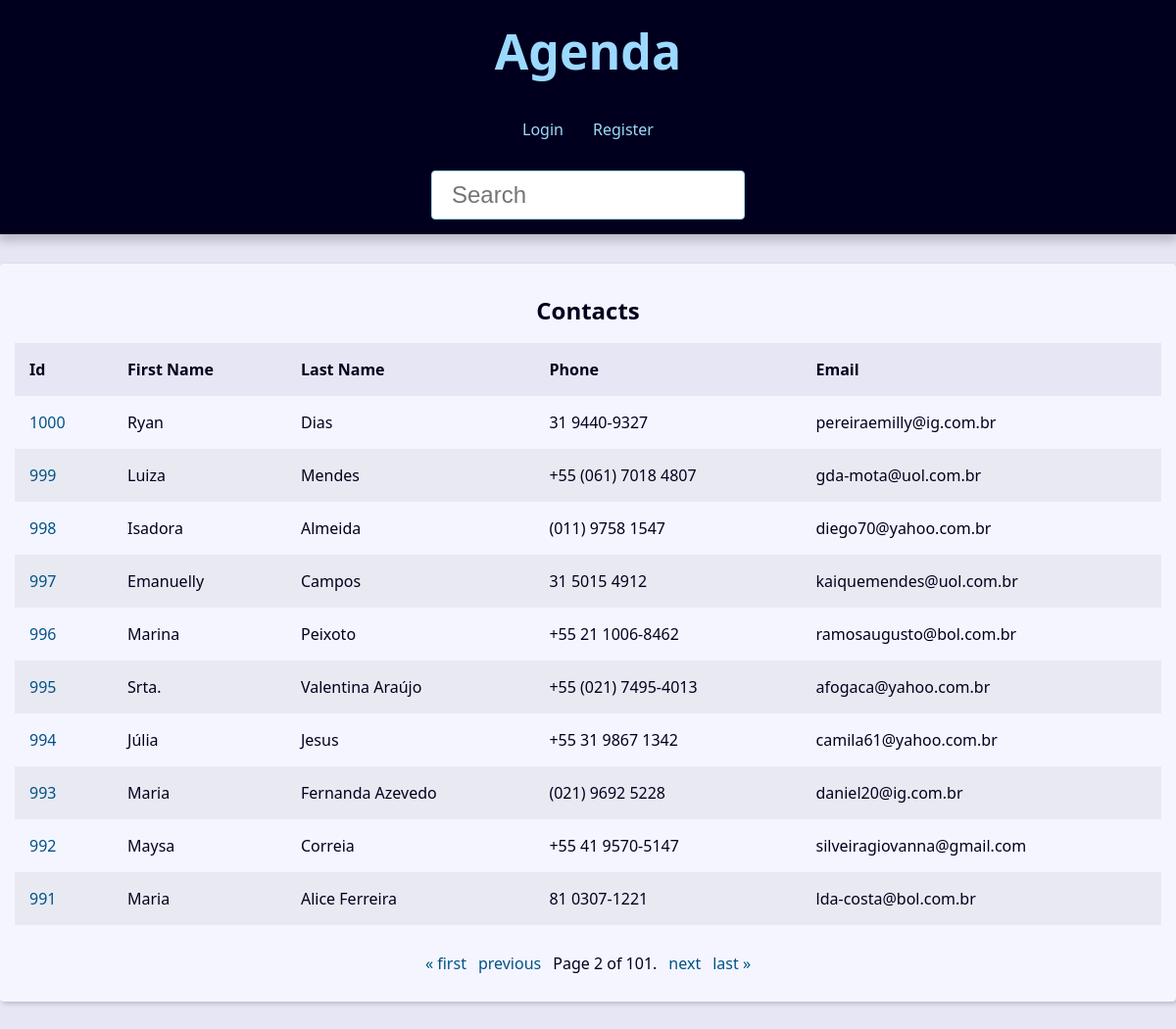
/?page=2&search=, run on the app's committed database.
### contact/models.py (models this page shows, shortened)
class Contact(models.Model):
  first_name = models.CharField(max_length=50)
  last_name = models.CharField(max_length=50, blank=True)
  phone = models.CharField(max_length=50)
  email = models.EmailField(max_length=250, blank=True)
  created = models.DateTimeField(default=timezone.now)
  description = models.TextField(blank=True)
  show = models.BooleanField(default=True)
  picture = models.ImageField(upload_to='pictures/%Y/%m/', blank=True, null=True)
  category = models.ForeignKey(Category, on_delete=models.SET_NULL, null=True, blank=True)
  owner = models.ForeignKey(User, on_delete=models.SET_NULL, null=True, blank=True)

### contact/views/contact_view.py (the view)
# urls.py: path('', view=views.index, name='index'),
def index(request):
    contacts = Contact.objects.filter(show=True).order_by('-id')
    paginator = Paginator(contacts, 10)
    page = request.GET.get('page')
    contacts = paginator.get_page(page)
    return render(request, 'contact/index.html', {'contacts': contacts})

### contact/templates/contact/index.html (shortened to what this page needs)
{% extends "global/base.html" %}
{% block content %}
{% if contacts %}
<div class="responsive-table">
  <table class="contacts-table">
    <caption class="table-caption">
      Contacts
    </caption>
    <thead>
      <tr class="table-row table-row-header">
        <th class="table-header">
          Id
        </th>
        <th class="table-header">
          First Name
        </th>
        <th class="table-header">
          Last Name
        </th>
        <th class="table-header">
          Phone
        </th>
        <th class="table-header">
          Email
        </th>
      </tr>
    </thead>
    <tbody>
      {% for contact in contacts %}
      <tr class="table-row">
        <td class="table-cel">
          <a href="{% url 'contact:contact' contact.id %}" class=" table-link">{{ contact.id }}</a>
        </td>
        <td class="table-cel">
          {{ contact.first_name }}
        </td>
        <td class="table-cel">
          {{ contact.last_name }}
        </td>
        <td class="table-cel">
          {{ contact.phone }}
        </td>
        <td class="table-cel">
          {{ contact.email }}
        </td>
      </tr>
      {% endfor %}
    </tbody>
  </table>
</div>
{% else %}
<div class="single-contact">
  <h1 class="single-contact-name">
    Não foi encontrado nenhum contato
  </h1>
</div>
{% endif %}
{% endblock content %}

### base_static/global/css/style.css (style rules this page uses)
:root { --spacing: 1.5rem; --link-dark-color: rgb(0, 83, 134); --link-light-color: rgb(156, 217, 255); --clr-white: rgb(245, 245, 255); --clr-black: rgb(0, 0, 30); --clr-light-gray: rgb(230, 230, 245); --clr-dark-shadow-5: rgba(0, 0, 10, 5%); --clr-dark-shadow-10: rgba(0, 0, 10, 10%); --clr-dark-shadow-20: rgba(0, 0, 10, 20%); --clr-light-shadow-5: rgba(200, 200, 255, 5%); --clr-light-shadow-10: rgba(200, 200, 255, 10%); --clr-light-shadow-20: rgba(200, 200, 255, 20%); --main-page-width: 120rem; --table-min-width: 60rem; --biggest-font-size: 5rem; --bigger-font-size: 4rem; --big-font-size: 3.2rem; --medium-font-size: 2.4rem; --small-font-size: 1.6rem; --smaller-font-size: 1.4rem; --smallest-font-size: 1.2rem; --transition-fast: 300ms; --transition-medium: 600ms; --transition-slow: 1s; --default-border-radius: 4px; }
*, *::before, *::after { margin: 0; padding: 0; box-sizing: border-box; }
html { font-size: 62.5%; }
body { font-family: system-ui, -apple-system, BlinkMacSystemFont, 'Segoe UI', Roboto, Oxygen, Ubuntu, Cantarell, 'Open Sans', 'Helvetica Neue', sans-serif; line-height: 1.5; font-size: var(--small-font-size); color: var(--clr-black); -webkit-font-smoothing: antialiased; background: var(--clr-light-gray); }
.responsive-table { width: 100%; overflow-x: auto; }
.contacts-table { width: 100%; min-width: var(--table-min-width); border-collapse: collapse; }
.table-caption { font-size: var(--medium-font-size); font-weight: bold; padding: var(--spacing); }
.table-row { text-align: left; text-overflow: ellipsis; transition: background-color var(--transition-fast) ease-in-out; }
.table-row:nth-of-type(2n) { background: var(--clr-dark-shadow-5); }
.table-row-header { background: var(--clr-light-gray); color: var(--clr-black); }
.table-cel, .table-header { padding: var(--spacing); }
.table-link { color: var(--link-dark-color); transition: color var(--transition-fast) ease-in-out; text-decoration: none; }

### data on the page
Contact: id "1000", first_name "Ryan", last_name "Dias", phone "31 9440-9327", email "pereiraemilly@ig.com.br"
Contact: id "999", first_name "Luiza", last_name "Mendes", phone "+55 (061) 7018 4807", email "gda-mota@uol.com.br"
Contact: id "998", first_name "Isadora", last_name "Almeida", phone "(011) 9758 1547", email "diego70@yahoo.com.br"
Contact: id "997", first_name "Emanuelly", last_name "Campos", phone "31 5015 4912", email "kaiquemendes@uol.com.br"
Contact: id "996", first_name "Marina", last_name "Peixoto", phone "+55 21 1006-8462", email "ramosaugusto@bol.com.br"
Contact: id "995", first_name "Srta.", last_name "Valentina Araújo", phone "+55 (021) 7495-4013", email "afogaca@yahoo.com.br"
Contact: id "994", first_name "Júlia", last_name "Jesus", phone "+55 31 9867 1342", email "camila61@yahoo.com.br"
Contact: id "993", first_name "Maria", last_name "Fernanda Azevedo", phone "(021) 9692 5228", email "daniel20@ig.com.br"
Contact: id "992", first_name "Maysa", last_name "Correia", phone "+55 41 9570-5147", email "silveiragiovanna@gmail.com"
Contact: id "991", first_name "Maria", last_name "Alice Ferreira", phone "81 0307-1221", email "lda-costa@bol.com.br"

### other printed values
{{ contacts.number }} "2"
{{ contacts.paginator.num_pages }} "101"
